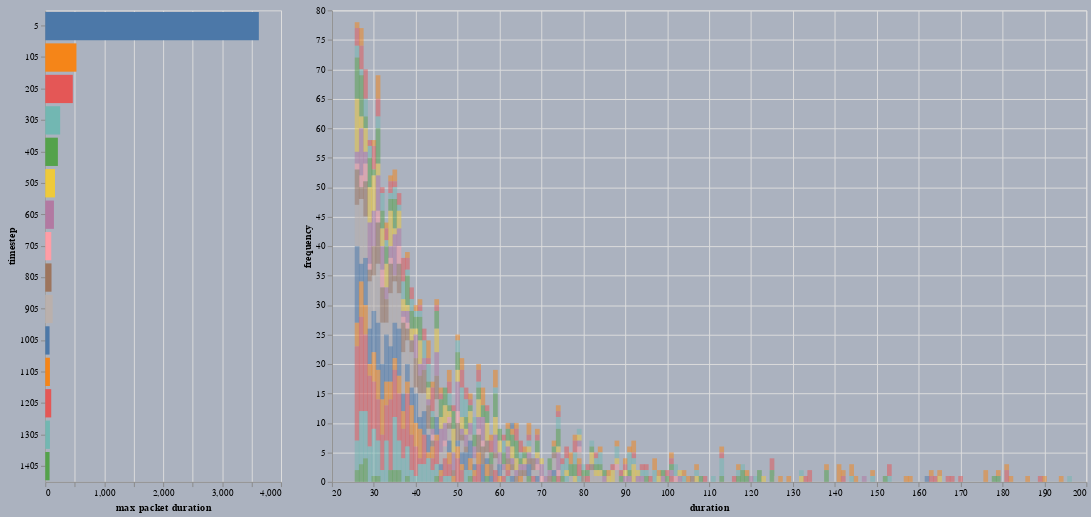

Notebook code cell kept with this figure:
### Markdown cell above
### state lengths vs timestep

### Code cell
sel_timestep = alt.selection_multi(encodings=['y'])

bar_chart = alt.Chart(
    full_df,
    height=500,
    width=250
).mark_bar(
).encode(
    alt.X(
        'max(duration):Q',
        title='max packet duration'
    ),
    alt.Y(
        'timestep:N',
    ),
    color=alt.condition(
        sel_timestep,
        'timestep:N',
        alt.value('#96989b'),
        legend=None
    )
).add_selection(
    sel_timestep
)
#.configure(background='#abb2bf')



detail_chart = alt.Chart(
    full_df,
    height=500,
    width=800
).mark_bar(
    opacity=0.5
).transform_filter(
    sel_timestep
).transform_filter(
    datum.duration > 25
).transform_filter(
    datum.duration < 200
).encode(
    alt.X('duration:Q'),
    alt.Y(
        'frequency:Q', 
        #scale=alt.Scale(type='log')
    ),
    color=alt.Color('timestep:N', legend=None)
)
#.configure(background='#abb2bf')


alt.hconcat(
    bar_chart,
    detail_chart,
    background='#abb2bf'
)

### Figure 1 — Vega-Lite specification as saved in the notebook (floating-point values rounded to 4 significant figures; data arrays with more than 128 entries replaced by an {"elided": "..."} marker saying what was removed)
{"$schema": "https://vega.github.io/schema/vega-lite/v2.6.0.json", "background": "#abb2bf", "config": {"view": {"height": 300, "width": 400}}, "datasets": {"data-d6d0818c522a438737b7e6b313bc1330": {"elided": "986 records"}}, "hconcat": [{"data": {"name": "data-d6d0818c522a438737b7e6b313bc1330"}, "encoding": {"color": {"condition": {"field": "timestep", "legend": null, "selection": "selector002", "type": "nominal"}, "value": "#96989b"}, "x": {"aggregate": "max", "field": "duration", "title": "max packet duration", "type": "quantitative"}, "y": {"field": "timestep", "type": "nominal"}}, "height": 500, "mark": "bar", "selection": {"selector002": {"empty": "all", "encodings": ["y"], "on": "click", "resolve": "global", "toggle": "event.shiftKey", "type": "multi"}}, "width": 250}, {"data": {"name": "data-d6d0818c522a438737b7e6b313bc1330"}, "encoding": {"color": {"field": "timestep", "legend": null, "type": "nominal"}, "x": {"field": "duration", "type": "quantitative"}, "y": {"field": "frequency", "type": "quantitative"}}, "height": 500, "mark": {"opacity": 0.5, "type": "bar"}, "transform": [{"filter": {"selection": "selector002"}}, {"filter": "(datum.duration > 25)"}, {"filter": "(datum.duration < 200)"}], "width": 800}]}
